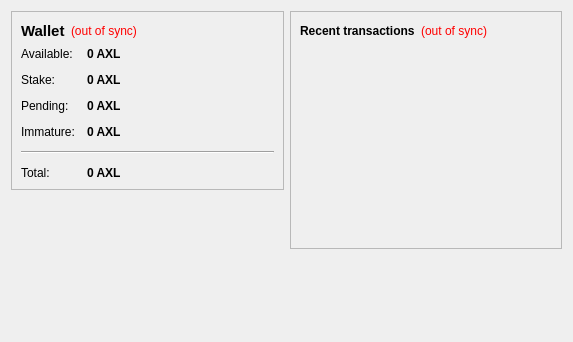
<?xml version="1.0" encoding="UTF-8"?>
<ui version="4.0">
 <class>OverviewPage</class>
 <widget class="QWidget" name="OverviewPage">
  <property name="geometry">
   <rect>
    <x>0</x>
    <y>0</y>
    <width>573</width>
    <height>342</height>
   </rect>
  </property>
  <property name="windowTitle">
   <string>Form</string>
  </property>
  <layout class="QHBoxLayout" name="horizontalLayout" stretch="1,1">
   <item>
    <layout class="QVBoxLayout" name="verticalLayout_2">
     <item>
      <widget class="QFrame" name="frame">
       <property name="frameShape">
        <enum>QFrame::StyledPanel</enum>
       </property>
       <property name="frameShadow">
        <enum>QFrame::Raised</enum>
       </property>
       <layout class="QVBoxLayout" name="verticalLayout_4">
        <item>
         <layout class="QHBoxLayout" name="horizontalLayout_4">
          <item>
           <widget class="QLabel" name="label_5">
            <property name="font">
             <font>
              <pointsize>11</pointsize>
              <weight>75</weight>
              <bold>true</bold>
             </font>
            </property>
            <property name="text">
             <string>Wallet</string>
            </property>
           </widget>
          </item>
          <item>
           <widget class="QLabel" name="labelWalletStatus">
            <property name="toolTip">
             <string>The displayed information may be out of date. Your wallet automatically synchronizes with the Axelcoin network after a connection is established, but this process has not completed yet.</string>
            </property>
            <property name="styleSheet">
             <string notr="true">QLabel { color: red; }</string>
            </property>
            <property name="text">
             <string notr="true">(out of sync)</string>
            </property>
            <property name="alignment">
             <set>Qt::AlignLeading|Qt::AlignLeft|Qt::AlignVCenter</set>
            </property>
           </widget>
          </item>
          <item>
           <spacer name="horizontalSpacer_2">
            <property name="orientation">
             <enum>Qt::Horizontal</enum>
            </property>
            <property name="sizeHint" stdset="0">
             <size>
              <width>40</width>
              <height>20</height>
             </size>
            </property>
           </spacer>
          </item>
         </layout>
        </item>
        <item>
         <layout class="QFormLayout" name="formLayout_2">
          <property name="fieldGrowthPolicy">
           <enum>QFormLayout::AllNonFixedFieldsGrow</enum>
          </property>
          <property name="horizontalSpacing">
           <number>12</number>
          </property>
          <property name="verticalSpacing">
           <number>12</number>
          </property>
          <item row="0" column="0">
           <widget class="QLabel" name="label">
            <property name="text">
             <string>Available:</string>
            </property>
           </widget>
          </item>
          <item row="0" column="1">
           <widget class="QLabel" name="labelBalance">
            <property name="font">
             <font>
              <weight>75</weight>
              <bold>true</bold>
             </font>
            </property>
            <property name="cursor">
             <cursorShape>IBeamCursor</cursorShape>
            </property>
            <property name="toolTip">
             <string>Your current spendable balance</string>
            </property>
            <property name="text">
             <string notr="true">0 AXL</string>
            </property>
            <property name="textInteractionFlags">
             <set>Qt::LinksAccessibleByMouse|Qt::TextSelectableByKeyboard|Qt::TextSelectableByMouse</set>
            </property>
           </widget>
          </item>
          <item row="1" column="0">
           <widget class="QLabel" name="label_6">
            <property name="text">
             <string>Stake:</string>
            </property>
           </widget>
          </item>
          <item row="1" column="1">
           <widget class="QLabel" name="labelStake">
            <property name="font">
             <font>
              <weight>75</weight>
              <bold>true</bold>
             </font>
            </property>
            <property name="cursor">
             <cursorShape>IBeamCursor</cursorShape>
            </property>
            <property name="toolTip">
             <string>Total of coins that was staked, and do not yet count toward the current balance</string>
            </property>
            <property name="text">
             <string notr="true">0 AXL</string>
            </property>
            <property name="textInteractionFlags">
             <set>Qt::LinksAccessibleByMouse|Qt::TextSelectableByKeyboard|Qt::TextSelectableByMouse</set>
            </property>
           </widget>
          </item>
          <item row="2" column="0">
           <widget class="QLabel" name="label_3">
            <property name="text">
             <string>Pending:</string>
            </property>
           </widget>
          </item>
          <item row="2" column="1">
           <widget class="QLabel" name="labelUnconfirmed">
            <property name="font">
             <font>
              <weight>75</weight>
              <bold>true</bold>
             </font>
            </property>
            <property name="cursor">
             <cursorShape>IBeamCursor</cursorShape>
            </property>
            <property name="toolTip">
             <string>Total of transactions that have yet to be confirmed, and do not yet count toward the current balance</string>
            </property>
            <property name="text">
             <string notr="true">0 AXL</string>
            </property>
            <property name="textInteractionFlags">
             <set>Qt::LinksAccessibleByMouse|Qt::TextSelectableByKeyboard|Qt::TextSelectableByMouse</set>
            </property>
           </widget>
          </item>
          <item row="3" column="0">
           <widget class="QLabel" name="labelImmatureText">
            <property name="text">
             <string>Immature:</string>
            </property>
           </widget>
          </item>
          <item row="3" column="1">
           <widget class="QLabel" name="labelImmature">
            <property name="font">
             <font>
              <weight>75</weight>
              <bold>true</bold>
             </font>
            </property>
            <property name="toolTip">
             <string>Mined balance that has not yet matured</string>
            </property>
            <property name="text">
             <string notr="true">0 AXL</string>
            </property>
            <property name="textInteractionFlags">
             <set>Qt::LinksAccessibleByMouse|Qt::TextSelectableByKeyboard|Qt::TextSelectableByMouse</set>
            </property>
           </widget>
          </item>
          <item row="4" column="0" colspan="2">
           <widget class="Line" name="line">
            <property name="orientation">
             <enum>Qt::Horizontal</enum>
            </property>
           </widget>
          </item>
          <item row="5" column="0">
           <widget class="QLabel" name="labelTotalText">
            <property name="text">
             <string>Total:</string>
            </property>
           </widget>
          </item>
          <item row="5" column="1">
           <widget class="QLabel" name="labelTotal">
            <property name="font">
             <font>
              <weight>75</weight>
              <bold>true</bold>
             </font>
            </property>
            <property name="cursor">
             <cursorShape>IBeamCursor</cursorShape>
            </property>
            <property name="toolTip">
             <string>Your current total balance</string>
            </property>
            <property name="text">
             <string notr="true">0 AXL</string>
            </property>
            <property name="textInteractionFlags">
             <set>Qt::LinksAccessibleByMouse|Qt::TextSelectableByKeyboard|Qt::TextSelectableByMouse</set>
            </property>
           </widget>
          </item>
         </layout>
        </item>
       </layout>
      </widget>
     </item>
     <item>
      <spacer name="verticalSpacer">
       <property name="orientation">
        <enum>Qt::Vertical</enum>
       </property>
       <property name="sizeHint" stdset="0">
        <size>
         <width>20</width>
         <height>40</height>
        </size>
       </property>
      </spacer>
     </item>
      <item>
         <widget class="QLabel" name="coinimage">
          <property name="text">
           <string/>
          </property>
          <property name="pixmap">
           <pixmap resource="../bitcoin.qrc">:/icons/bitcoino</pixmap>
          </property>
          <property name="scaledContents">
           <bool>false</bool>
          </property>
          <property name="alignment">
           <set>Qt::AlignCenter</set>
          </property>
          <property name="margin">
           <number>-2</number>
          </property>
         </widget>
        </item>
    </layout>
   </item>
   <item>
    <layout class="QVBoxLayout" name="verticalLayout_3">
     <item>
      <widget class="QFrame" name="frame_2">
       <property name="frameShape">
        <enum>QFrame::StyledPanel</enum>
       </property>
       <property name="frameShadow">
        <enum>QFrame::Raised</enum>
       </property>
       <layout class="QVBoxLayout" name="verticalLayout">
        <item>
         <layout class="QHBoxLayout" name="horizontalLayout_2">
          <item>
           <widget class="QLabel" name="label_4">
            <property name="text">
             <string>&lt;b&gt;Recent transactions&lt;/b&gt;</string>
            </property>
           </widget>
          </item>
          <item>
           <widget class="QLabel" name="labelTransactionsStatus">
            <property name="toolTip">
             <string>The displayed information may be out of date. Your wallet automatically synchronizes with the Axelcoin network after a connection is established, but this process has not completed yet.</string>
            </property>
            <property name="styleSheet">
             <string notr="true">QLabel { color: red; }</string>
            </property>
            <property name="text">
             <string notr="true">(out of sync)</string>
            </property>
            <property name="alignment">
             <set>Qt::AlignRight|Qt::AlignTrailing|Qt::AlignVCenter</set>
            </property>
           </widget>
          </item>
          <item>
           <spacer name="horizontalSpacer">
            <property name="orientation">
             <enum>Qt::Horizontal</enum>
            </property>
            <property name="sizeHint" stdset="0">
             <size>
              <width>40</width>
              <height>20</height>
             </size>
            </property>
           </spacer>
          </item>
         </layout>
        </item>
        <item>
         <widget class="QListView" name="listTransactions">
          <property name="styleSheet">
           <string notr="true">QListView { background: transparent; }</string>
          </property>
          <property name="frameShape">
           <enum>QFrame::NoFrame</enum>
          </property>
          <property name="verticalScrollBarPolicy">
           <enum>Qt::ScrollBarAlwaysOff</enum>
          </property>
          <property name="horizontalScrollBarPolicy">
           <enum>Qt::ScrollBarAlwaysOff</enum>
          </property>
          <property name="selectionMode">
           <enum>QAbstractItemView::NoSelection</enum>
          </property>
         </widget>
        </item>
       </layout>
      </widget>
     </item>
     <item>
      <spacer name="verticalSpacer_2">
       <property name="orientation">
        <enum>Qt::Vertical</enum>
       </property>
       <property name="sizeHint" stdset="0">
        <size>
         <width>20</width>
         <height>40</height>
        </size>
       </property>
      </spacer>
     </item>
    </layout>
   </item>
  </layout>
 </widget>
 <resources/>
 <connections/>
</ui>
